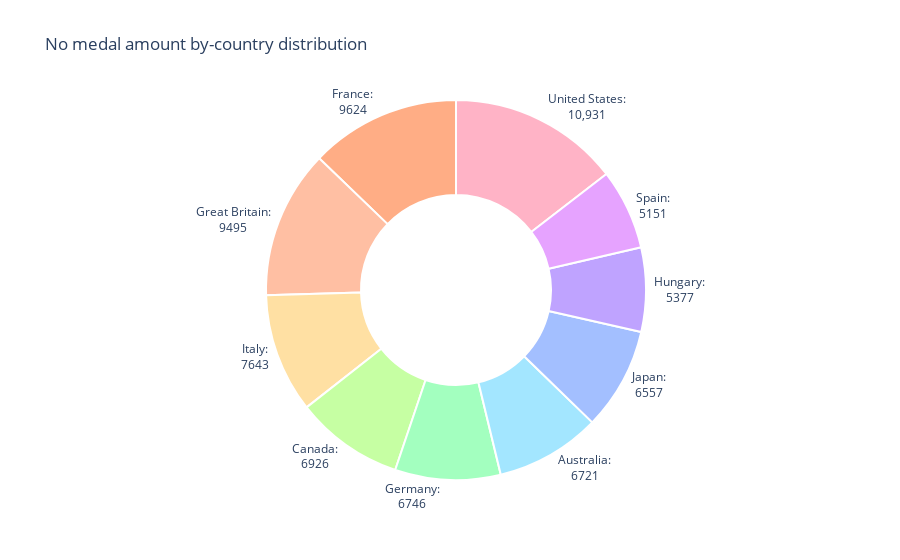

Source (notebook cell):
### Markdown cell above
10. Какие 10 стран имеют наибольшее количество участников, не получивших никаких медалей ни на одной из Летних олимпиад?

### Code cell
df = df_all[df_all["Medal"] == "No medal"]
df = (df
      .groupby("Team")["Medal"]
      .size()
      .reset_index(name="no_medal_amount")
      .sort_values(by="no_medal_amount", ascending=False)
      .head(10))

fig = go.Figure()
fig.add_trace(go.Pie(labels=df["Team"],
                     values=df["no_medal_amount"],
                     textinfo="label+text",
                     texttemplate="%{label}:<br>%{value}",
                     textposition="outside",
                     hoverinfo="label+percent+value",
                     marker = dict(colors = ["#ffb3c6",
                                             "#ffad85",
                                             "#ffbfa3",
                                             "#ffe0a3",
                                             "#c6ffa3",
                                             "#a3ffbf",
                                             "#a3e6ff",
                                             "#a3bfff",
                                             "#bfa3ff",
                                             "#e6a3ff"],
                                   line=dict(color="#ffffff", width=2))))
fig.update_layout(title_text="No medal amount by-country distribution",
                  showlegend=False)
fig.update_traces(hole=0.5)

### Figure 1 — Plotly figure (JSON) as saved in the notebook; plotly's stock layout.template omitted (floating-point values rounded to 4 significant figures)
{"data": [{"hole": 0.5, "hoverinfo": "label+percent+value", "labels": ["United States", "France", "Great Britain", "Italy", "Canada", "Germany", "Australia", "Japan", "Hungary", "Spain"], "marker": {"colors": ["#ffb3c6", "#ffad85", "#ffbfa3", "#ffe0a3", "#c6ffa3", "#a3ffbf", "#a3e6ff", "#a3bfff", "#bfa3ff", "#e6a3ff"], "line": {"color": "#ffffff", "width": 2}}, "textinfo": "label+text", "textposition": "outside", "texttemplate": "%{label}:<br>%{value}", "type": "pie", "values": [10931, 9624, 9495, 7643, 6926, 6746, 6721, 6557, 5377, 5151]}], "layout": {"autosize": true, "showlegend": false, "title": {"text": "No medal amount by-country distribution"}}}
